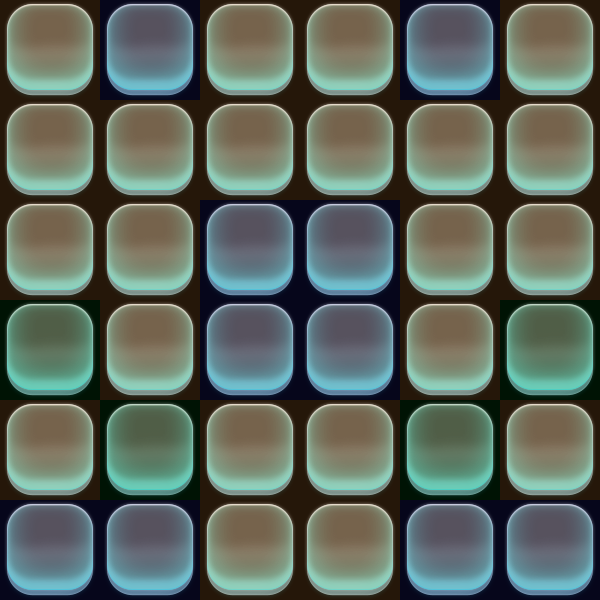

The image is a tile-based game level rendered from a .tmx file. Its description and source (layers, tilesets, objects; grid data summarised) follow:
An orthogonal 6x6 tile map with 100x100 px tiles, 2 tile layers (map, type), 2 tilesets.

<map version="1.0" orientation="orthogonal" renderorder="right-down" width="6" height="6" tilewidth="100" tileheight="100" nextobjectid="1">
 <tileset firstgid="1" name="bg_kuang" tilewidth="100" tileheight="100" tilecount="1">
  <image source="bg_kuang.png" width="100" height="100" />
 </tileset>
 <tileset firstgid="2" name="type5" tilewidth="100" tileheight="100" tilecount="5">
  <image source="type5.png" width="500" height="100" />
  <tile id="0">
   <properties>
    <property name="type" value="1" />
   </properties>
  </tile>
  <tile id="1">
   <properties>
    <property name="type" value="5" />
   </properties>
  </tile>
  <tile id="2">
   <properties>
    <property name="type" value="6" />
   </properties>
  </tile>
 </tileset>
 <layer name="map" width="6" height="6">
  <data>[36 cells, 36 non-empty, 1 distinct tile ids]</data>
 </layer>
 <layer name="type" width="6" height="6">
  <data>[36 cells, 36 non-empty, 3 distinct tile ids]</data>
 </layer>
</map>
